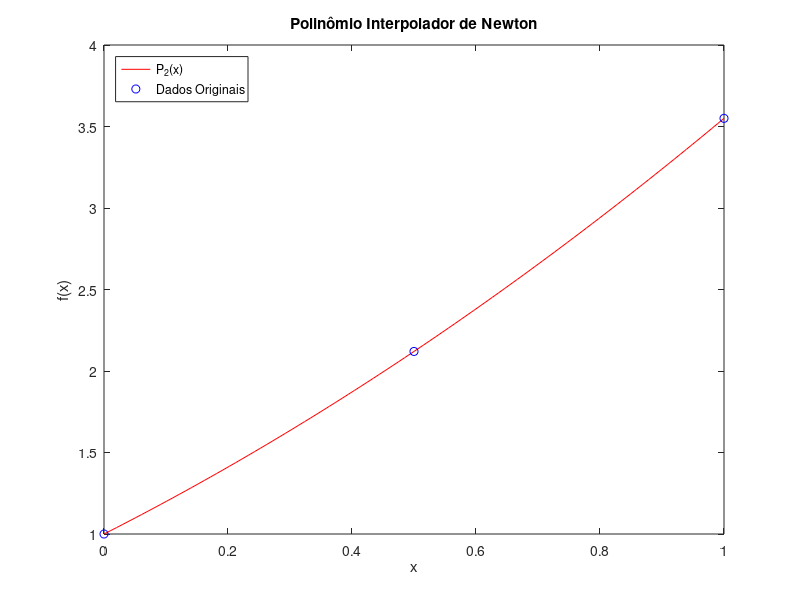
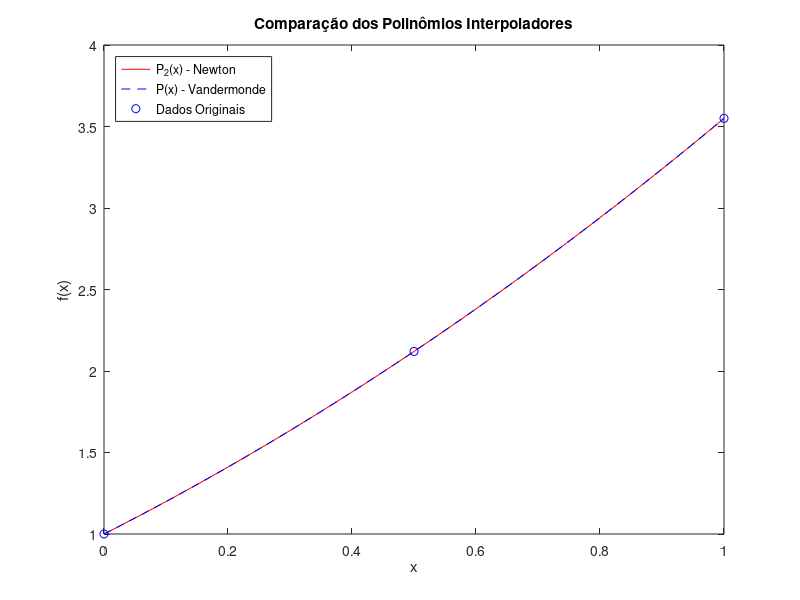

Write MATLAB code to recreate these figures, in order.
% Dados da tabela
x = [0, 0.5, 1.0];
f = [1.0, 2.12, 3.55];

% 1. Polinômio interpolador de Newton
n = length(x);
a = f; % Os coeficientes de Newton começam com os valores de f(x)
for j = 2:n
    for i = n:-1:j
        a(i) = (a(i) - a(i-1)) / (x(i) - x(i-j+1));
    end
end

% Função polinomial usando os coeficientes de Newton
P2 = @(xval) a(1) + a(2)*(xval - x(1)) + a(3)*(xval - x(1))*(xval - x(2));

% 2. Avaliar f(0.7)
f_0_7 = P2(0.7);
disp(['f(0.7) = ', num2str(f_0_7)]);

% 3. Traçar o gráfico do polinômio
x_vals = linspace(0, 1, 100);
y_vals = arrayfun(P2, x_vals);

figure;
plot(x_vals, y_vals, '-r', x, f, 'bo');
title('Polinômio Interpolador de Newton');
xlabel('x');
ylabel('f(x)');
legend('P_2(x)', 'Dados Originais', 'Location', 'NorthWest');

% 4. Implementar o algoritmo de Newton (já feito acima com a formulação dos coeficientes a)

% 6. Polinômio usando a matriz de Vandermonde
V = [x.^0; x.^1; x.^2]';
coef = V\f';
disp('Coeficientes do polinômio (Vandermonde):');
disp(coef);

% Função polinomial usando os coeficientes de Vandermonde
P_vandermonde = @(xval) coef(1) + coef(2)*xval + coef(3)*xval.^2;

% Traçar o gráfico do polinômio de Vandermonde
y_vals_vandermonde = arrayfun(P_vandermonde, x_vals);

figure;
plot(x_vals, y_vals, '-r', x_vals, y_vals_vandermonde, '--b', x, f, 'bo');
title('Comparação dos Polinômios Interpoladores');
xlabel('x');
ylabel('f(x)');
legend('P_2(x) - Newton', 'P(x) - Vandermonde', 'Dados Originais', 'Location', 'NorthWest');
